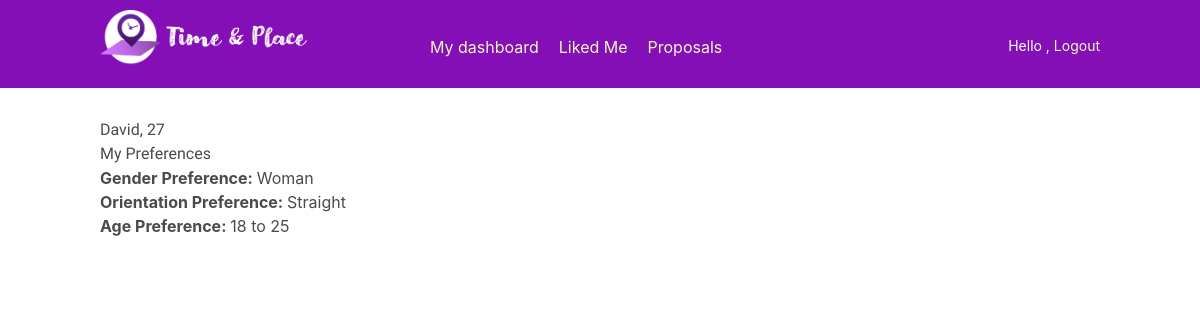
Screenshot of /account/preferences/3/ (signed in) with the database file from the repository.
### account/models.py (models this page shows, shortened)
class Profile(models.Model):
    user = models.OneToOneField(settings.AUTH_USER_MODEL,
                                on_delete=models.CASCADE)
    date_of_birth = models.DateField(blank=True, null=True, default=date.today())
    photo = models.ImageField(upload_to='users/%Y/%m/%d/',
                        blank=True,
                        default='users/default/user-default.png')
    occupation = models.CharField(max_length = 50,blank=True, null=True)
    proposal_time = models.CharField(max_length = 50,blank=True, null=True)
    about_me = models.CharField(max_length = 100,blank=True, null=True)
    gender_choices = (('Woman', 'Woman'), ('Man', 'Man'), ('Transgender', 'Transgender'), ('Non-binary', 'Non-binary'))
    gender_identity = models.CharField(max_length = 15, choices = gender_choices, blank = True, default="N/A")
    orientation_choices = (('Lesbian', 'Lesbian'), ('Gay', 'Gay'), ('Bisexual', 'Bisexual'), ('Queer', 'Queer'), ('Asexual', 'Asexual'), ('Straight', 'Straight'),('Other', 'Other'))
    sexual_orientation = models.CharField(max_length = 15, choices = orientation_choices, blank = True, default="N/A")
    age_preference_min = models.IntegerField(blank=True, null=True)
    age_preference_max = models.IntegerField(blank=True, null=True)
    gender_preference = models.CharField(max_length = 15, choices = gender_choices, blank = True)
    orientation_preference = models.CharField(max_length = 15, choices = orientation_choices, blank = True)
    boro = models.ForeignKey(Boro,on_delete=models.SET_NULL, blank=True, null=True)
    cusine = models.ForeignKey(Cusine,on_delete=models.SET_NULL, blank=True, null=True)
    location_dropdown  = models.ForeignKey(newLocation,on_delete=models.SET_NULL, blank=True, null=True)
    likes = models.ManyToManyField(
        "self",
        related_name="liked_by",
        symmetrical=False,
        blank=True
    )
    hides = models.ManyToManyField(
        "self",
        related_name="hidden_by",
        symmetrical=False,
        blank=True
    )
    declines = models.ManyToManyField(
        "self",
        related_name="declined_by",
        symmetrical=False,
        blank=True
    )
    matches = models.ManyToManyField(
        "self",
        related_name="matched_with",
        symmetrical=False,
        blank=True
    )
    @property
    def calc_age(self):
        today = date.today()
        return today.year - self.date_of_birth.year - ((today.month, today.day) < (self.date_of_birth.month, self.date_of_birth.day))

### account/views.py (the view)
# urls.py: path('preferences/<int:pk>/', views.preferences, name="preferences"),
@login_required
def preferences(request, pk):
    profile = Profile.objects.get(user_id=pk)
    return render(request,
                    "profile/preferences.html",
                    {"profile": profile})

### account/templates/profile/preferences.html (shortened to what this page needs)
{% extends 'base.html' %}
{% block content %}
<h2>
    {{ profile.user.first_name }}, {{ profile.calc_age }}
</h2>
<h4>
    My Preferences
</h4>
<b>Gender Preference: </b> {{ profile.gender_preference }}
<br>
<b>Orientation Preference: </b> {{ profile.orientation_preference }}
<br>
<b>Age Preference: </b> {{ profile.age_preference_min }} to {{ profile.age_preference_max }}
<br>
{% endblock content %}

### account/static/account/base.css (style rules this page uses)
body { margin:0; padding:0; font-family:helvetica, sans-serif; overflow:auto; overflow-y: scroll; }
html { overflow-y: scroll; }
h1, h2, h3, h4, h5 , h6 { font-family: 'Muli', sans-serif; font-weight:normal; }
h2 { margin:30px 0 20px; }

### rows the page displays
Profile: user.first_name "David", calc_age "27", gender_preference "Woman", orientation_preference "Straight", age_preference_min "18", age_preference_max "25"
